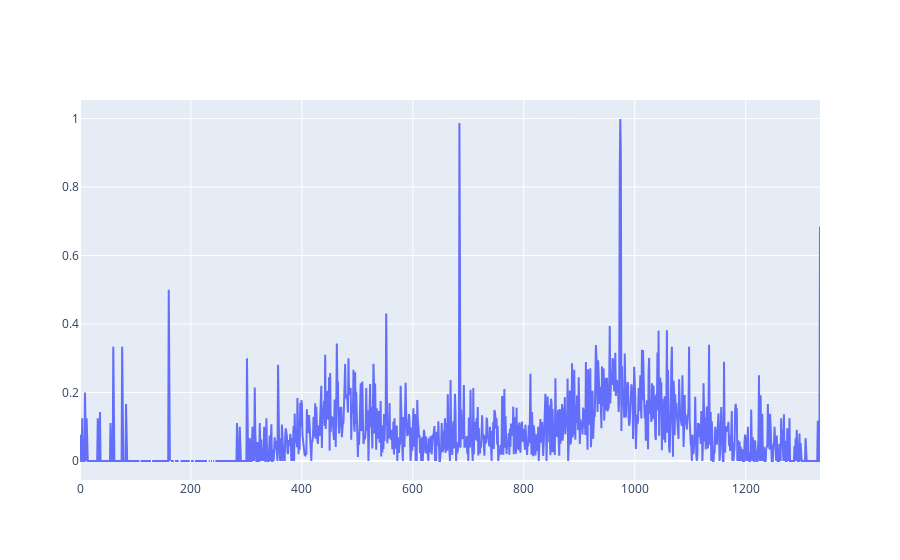

Notebook cell for this chart:
### Markdown cell above
2000 60

### Code cell
dis = pd.read_csv("disorder.csv")
dis.columns = ["window_end", "count", "all"]
import plotly.graph_objects as go
line1 = go.Scatter(x=dis.index,y=dis['count']/dis['all'], name="source")
fig = go.Figure([line1])
fig.show()

### Figure 1 — Plotly figure (JSON) as saved in the notebook; plotly's stock layout.template omitted (floating-point values rounded to 4 significant figures; data arrays with more than 128 entries replaced by an {"elided": "..."} marker saying what was removed)
{"data": [{"name": "source", "type": "scatter", "x": {"elided": "1335 int values"}, "y": {"elided": "1335 float values"}}], "layout": {"autosize": true, "xaxis": {"autorange": true, "range": [0, 1334], "type": "linear"}, "yaxis": {"autorange": true, "range": [-0.05548, 1.054], "type": "linear"}}}
